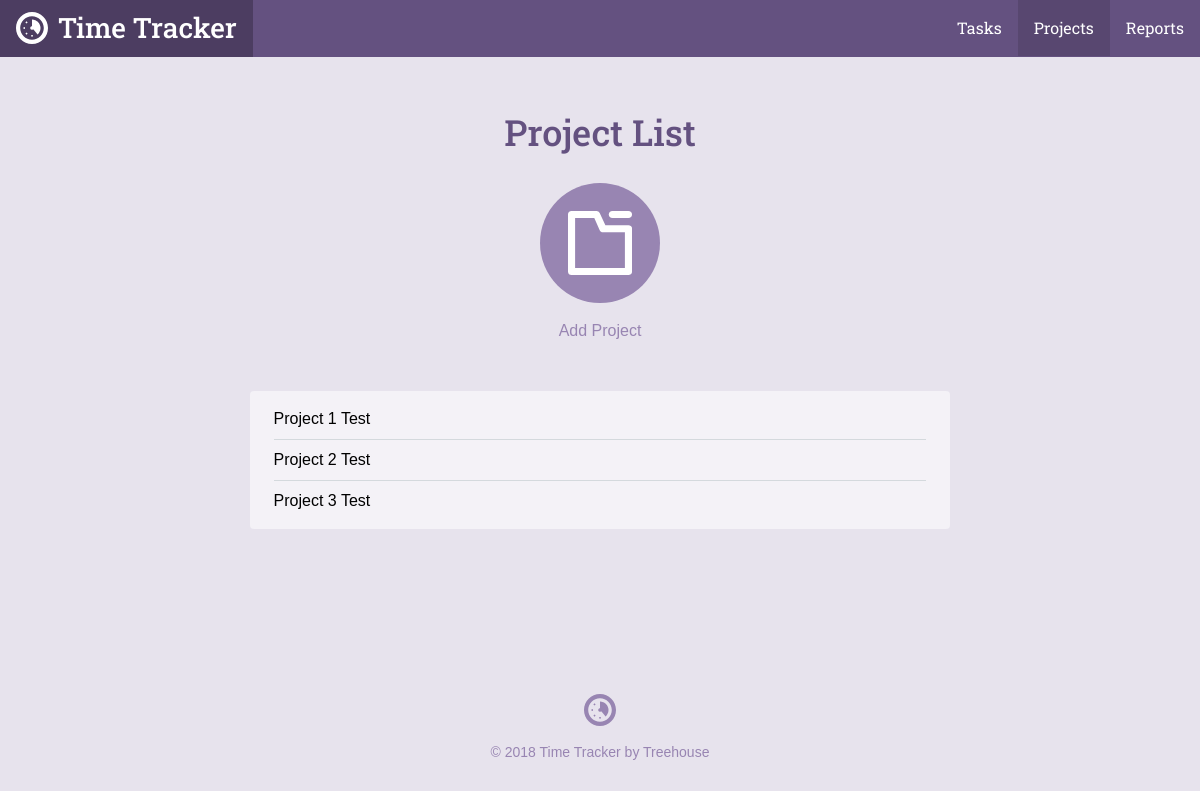
Page /project_list.php on the earlier database version.
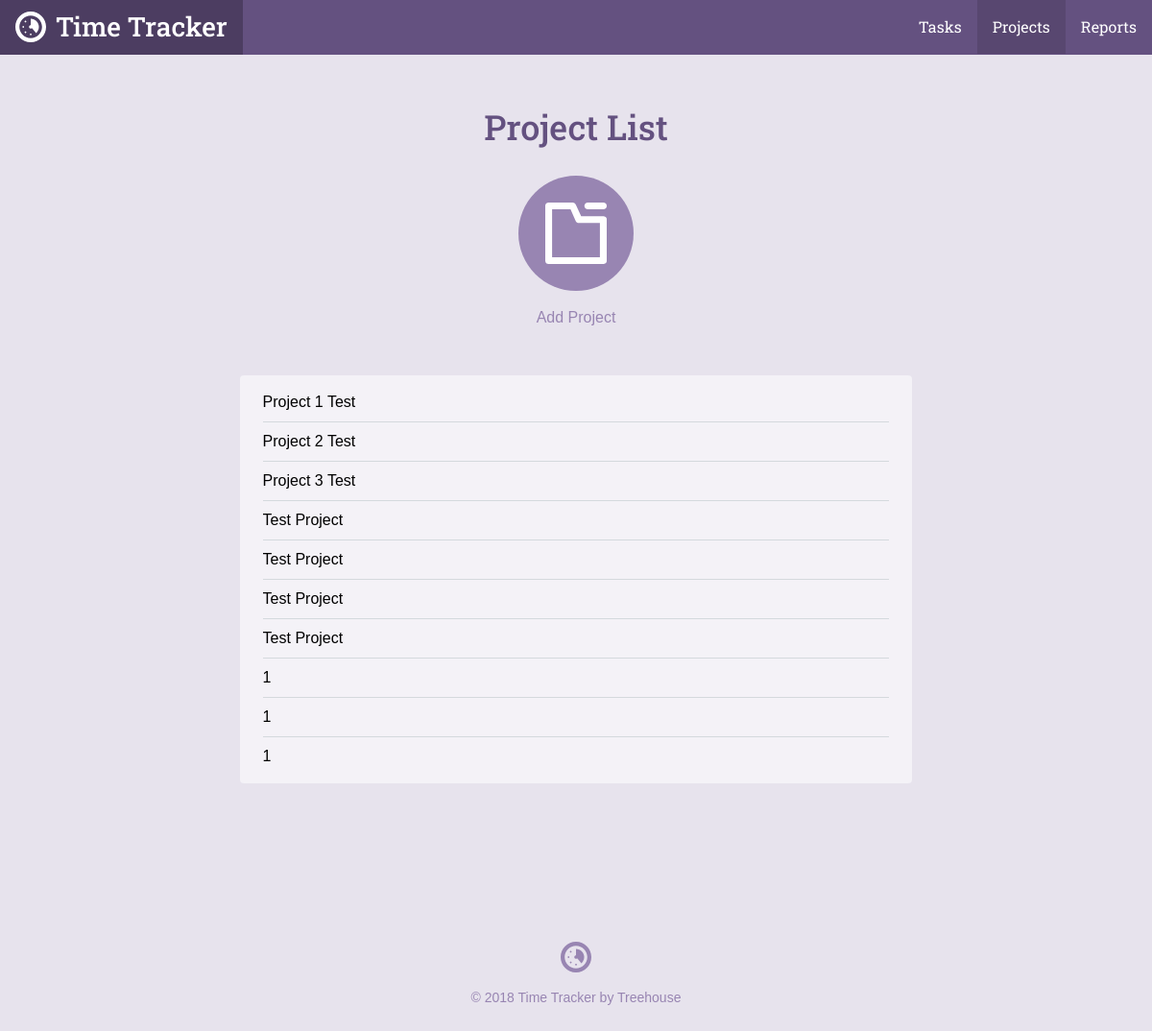
Same page on the later database version.
### tables this page shows
CREATE TABLE `projects` (
	`project_id`	INTEGER PRIMARY KEY AUTOINCREMENT,
	`title`	TEXT NOT NULL,
	`category`	TEXT NOT NULL
);

### inc/functions.php (called while the page is built, shortened)
<?php
function get_project_list() {
    include 'connection.php';
    try {
        return $db->query('SELECT project_id, title, category FROM projects');
    } catch (Exception $e) {
        echo 'Error!: ' . $e->getMessage() . '</br >';
        return array();
    }
}

### project_list.php (the view, shortened to what this page needs)
<?php
require 'inc/functions.php';
include 'inc/header.php';
?>
<div class="section catalog random">
    <div class="col-container page-container">
        <div class="col col-70-md col-60-lg col-center">
            <h1 class="actions-header">Project List</h1>
            <div class="actions-item">
                <a class="actions-link" href="project.php">
                <span class="actions-icon">
                  <svg viewbox="0 0 64 64"><use xlink:href="#project_icon"></use></svg>
                </span>
                Add Project
                </a>
            </div>
            <div class="form-container">
                <ul class="items">
                    <?php foreach (get_project_list() as $item) : ?>
                        <?= '<li>' . $item['title'] . '</li>' ?>
                    <?php endforeach; ?>
                </ul>
            </div>
        </div>
    </div>
</div>
<?php include("inc/footer.php"); ?>

Differences in the rows shown:
added projects: title "Test Project"
added projects: title "Test Project"
added projects: title "Test Project"
added projects: title "Test Project"
added projects: title "1"
added projects: title "1"
added projects: title "1"
